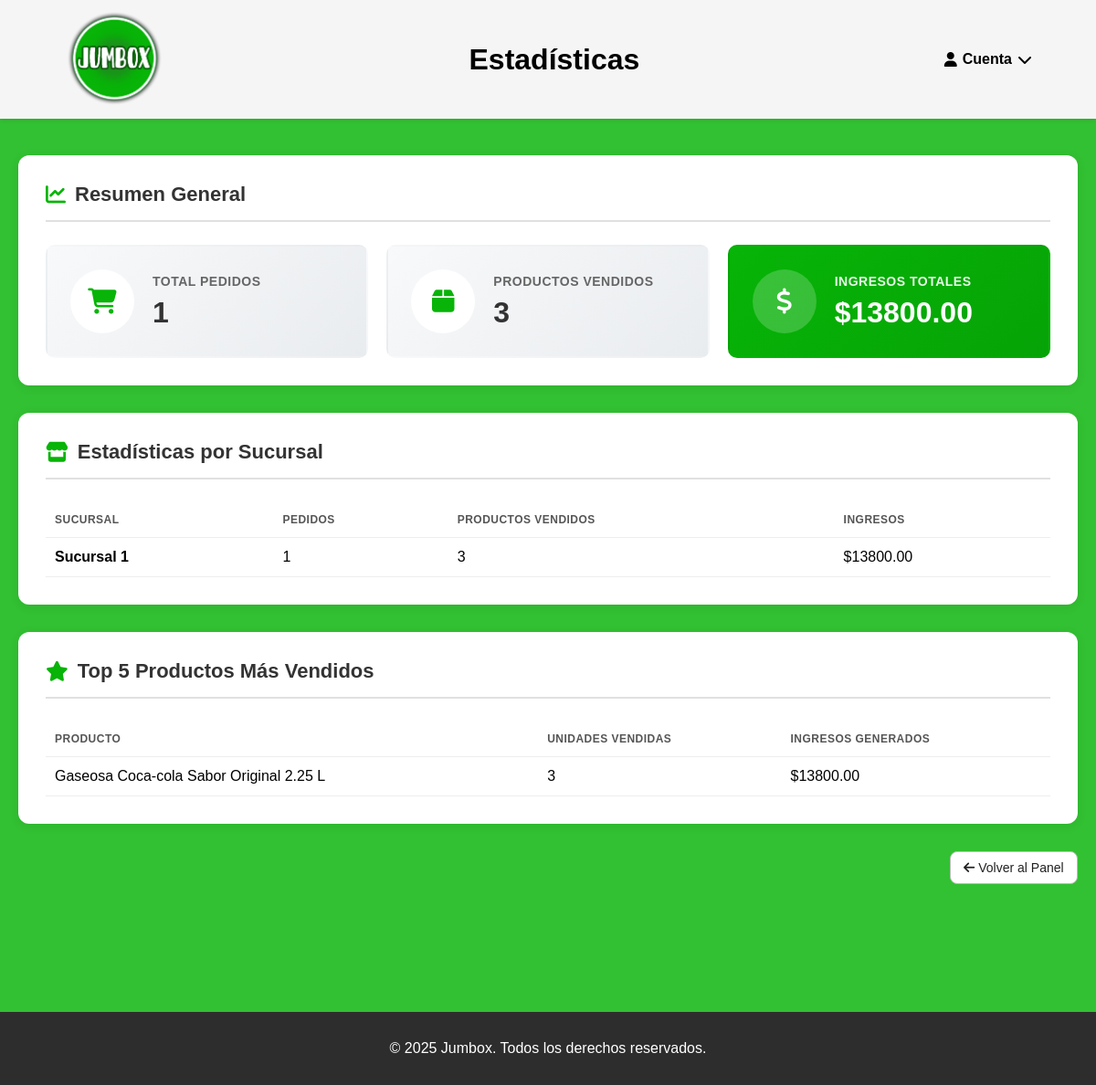
The app's page /admin/estadisticas (signed in), older data.
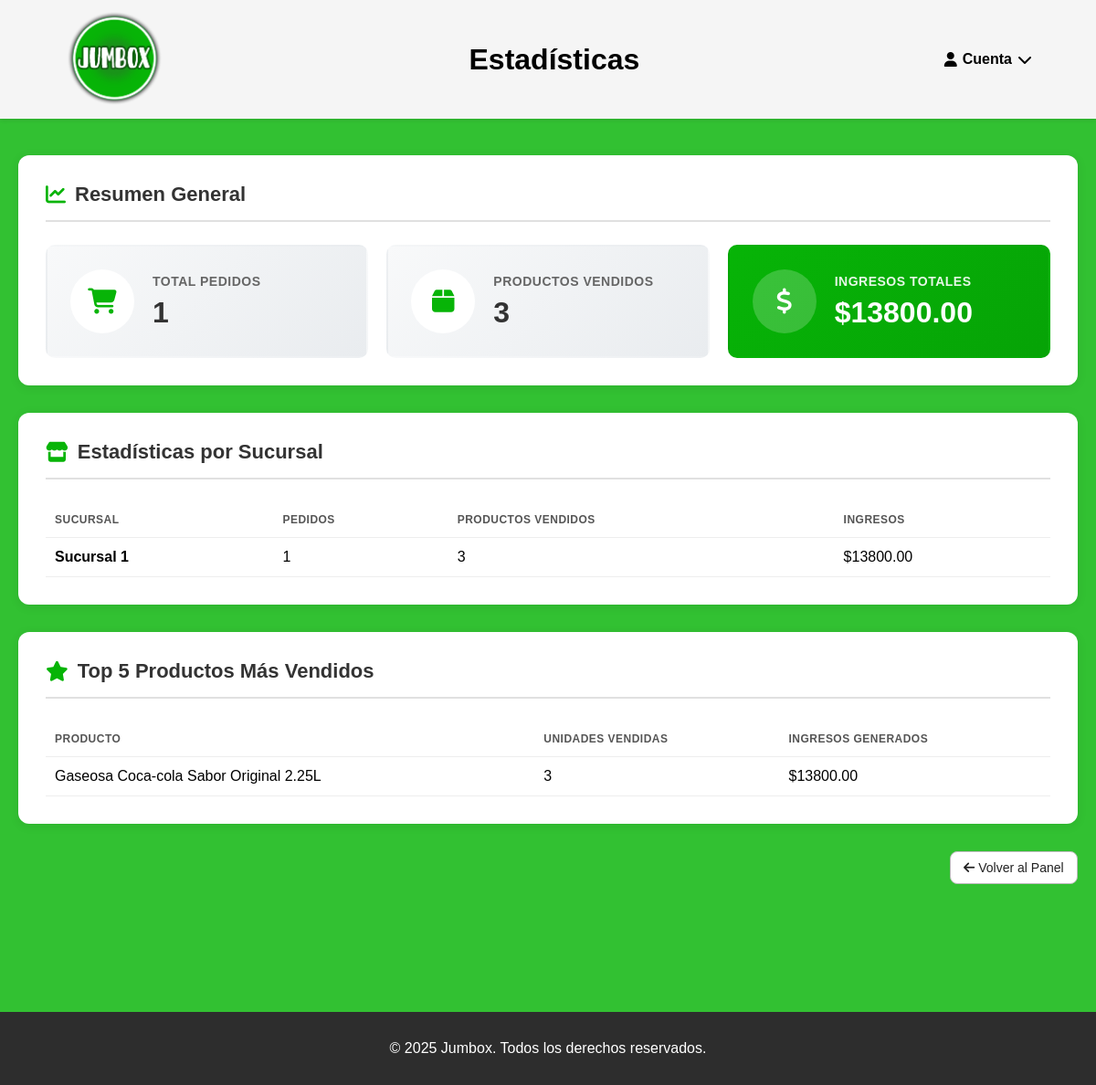
The same page, newer data.
### tables this page shows
CREATE TABLE producto (
  id_producto INTEGER PRIMARY KEY AUTOINCREMENT,
  nombre TEXT NOT NULL,
  precio REAL NOT NULL,
  stock INTEGER NOT NULL,
  fk_categoria INTEGER NOT NULL, imagen BLOB,
  FOREIGN KEY (fk_categoria) REFERENCES categoria(id_categoria)
    ON DELETE NO ACTION ON UPDATE NO ACTION
);

### app.py (the view)
@app.route('/admin/estadisticas')
def admin_estadisticas():
    resp = require_login_redirect()
    if resp:
        return resp
    if session.get('tipo') != 'admin':
        flash("No autorizado.", "error")
        return redirect(url_for('home'))
    with get_conn() as conn:
        estadisticas_sucursales = conn.execute("""
            SELECT
                c.nombre AS sucursal,
                COUNT(DISTINCT p.id_pedido) AS total_pedidos,
                SUM(dp.cantidad) AS productos_vendidos,
                SUM(dp.cantidad * pr.precio) AS total_ventas
            FROM pedido p
            JOIN cliente c ON c.id_cliente = p.fk_sucursal
            JOIN detalles_pedido dp ON dp.fk_pedido = p.id_pedido
            JOIN producto pr ON pr.id_producto = dp.fk_producto
            WHERE c.tipo = 'sucursal'
            GROUP BY c.id_cliente, c.nombre
            ORDER BY total_ventas DESC
        """).fetchall()
        estadisticas_totales = conn.execute("""
            SELECT
                COUNT(DISTINCT p.id_pedido) AS total_pedidos,
                SUM(dp.cantidad) AS productos_vendidos,
                SUM(dp.cantidad * pr.precio) AS total_ventas
            FROM pedido p
            JOIN detalles_pedido dp ON dp.fk_pedido = p.id_pedido
            JOIN producto pr ON pr.id_producto = dp.fk_producto
        """).fetchone()
        productos_mas_vendidos = conn.execute("""
            SELECT
                pr.nombre AS producto,
                SUM(dp.cantidad) AS cantidad_vendida,
                SUM(dp.cantidad * pr.precio) AS ingresos
            FROM detalles_pedido dp
            JOIN producto pr ON pr.id_producto = dp.fk_producto
            GROUP BY pr.id_producto, pr.nombre
            ORDER BY cantidad_vendida DESC
            LIMIT 5
        """).fetchall()
    return render_template('admin_estadisticas.html',
                        estadisticas_sucursales=estadisticas_sucursales,
                        estadisticas_totales=estadisticas_totales,
                        productos_mas_vendidos=productos_mas_vendidos)

### app.py (called while the page is built)
def get_conn():
    conn = sqlite3.connect(DB_NAME)
    conn.row_factory = sqlite3.Row
    conn.execute("PRAGMA foreign_keys = ON;")
    return conn

def require_login_redirect():
    if 'id_cliente' not in session:
        flash("Necesitás iniciar sesión.", "error")
        return redirect(url_for('login'))
    return None

### templates/admin_estadisticas.html (shortened to what the changed rows need)
<!DOCTYPE html>
<html lang="es">
<head>
    <link rel="stylesheet" href="{{ url_for('static', filename='style.css') }}">
    <link rel="stylesheet" href="https://cdnjs.cloudflare.com/ajax/libs/font-awesome/6.5.0/css/all.min.css">
</head>
<body>
    <header class="main-header">
        <div class="titulo-header">
            <h1>Estadísticas</h1>
        </div>
    </header>
    <main>
        <div class="estadisticas-container">
            <div class="stats-resumen">
                <h2><i class="fa-solid fa-chart-line"></i> Resumen General</h2>
            </div>
            <div class="stats-sucursales">
                <h2><i class="fa-solid fa-store"></i> Estadísticas por Sucursal</h2>
                <div class="tabla-wrapper">
                    <table class="tabla">
                        <thead>
                            <tr>
                                <th>Sucursal</th>
                                <th class="center">Pedidos</th>
                                <th class="center">Productos Vendidos</th>
                                <th class="right">Ingresos</th>
                            </tr>
                        </thead>
                    </table>
                </div>
            </div>
            <div class="stats-productos">
                <h2><i class="fa-solid fa-star"></i> Top 5 Productos Más Vendidos</h2>
                <div class="tabla-wrapper">
                    <table class="tabla">
                        <thead>
                            <tr>
                                <th>Producto</th>
                                <th class="center">Unidades Vendidas</th>
                                <th class="right">Ingresos Generados</th>
                            </tr>
                        </thead>
                        <tbody>
                            {% if productos_mas_vendidos %}
                                {% for p in productos_mas_vendidos %}
                                <tr>
                                    <td>{{ p['producto'] }}</td>
                                    <td class="center">{{ p['cantidad_vendida'] }}</td>
                                    <td class="right">${{ "%.2f"|format(p['ingresos']) }}</td>
                                </tr>
                                {% endfor %}
                            {% else %}
                                <tr>
                                    <td colspan="3" class="center">No hay productos vendidos aún</td>
                                </tr>
                            {% endif %}
                        </tbody>
                    </table>
                </div>
            </div>
        </div>
    </main>
</body>
</html>

Row changes from the older to the newer data that the page shows:
changed producto: producto "Gaseosa Coca-cola Sabor Original 2.25 L" → "Gaseosa Coca-cola Sabor Original 2.25L"
